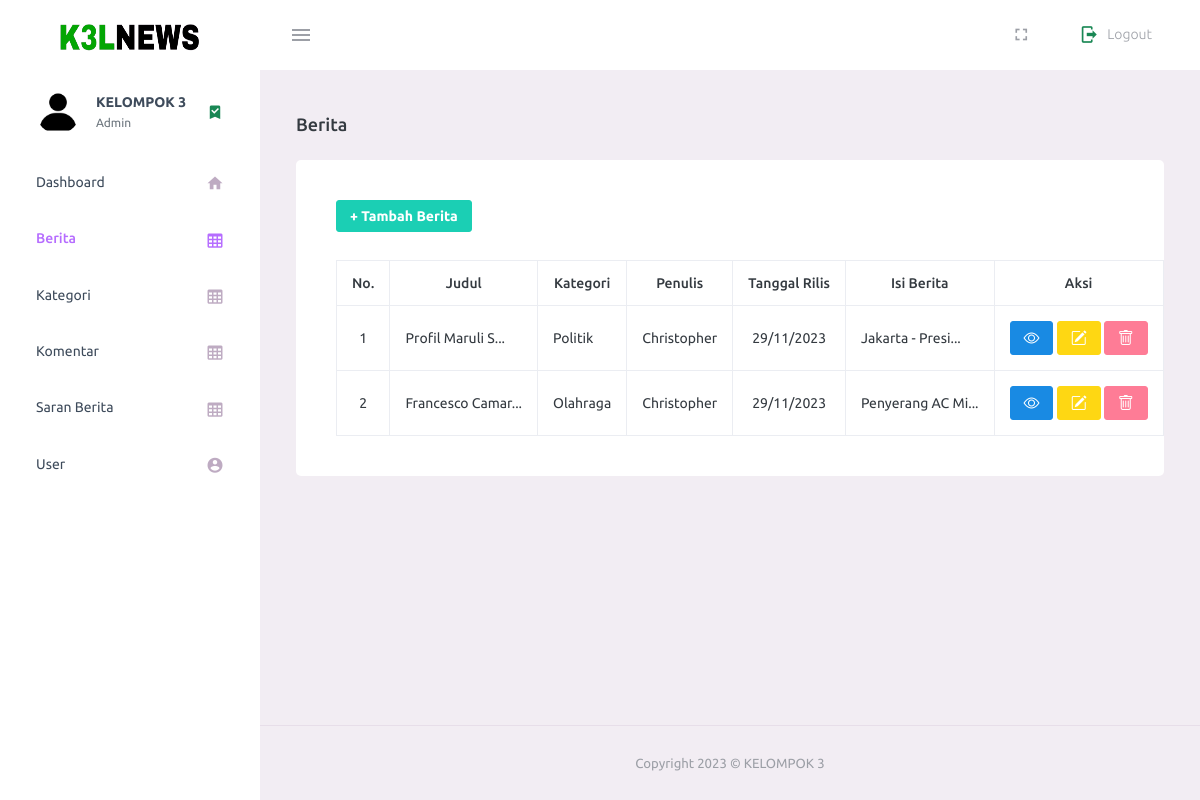
/admin/berita.php (signed in), run on an earlier commit of the app's database.
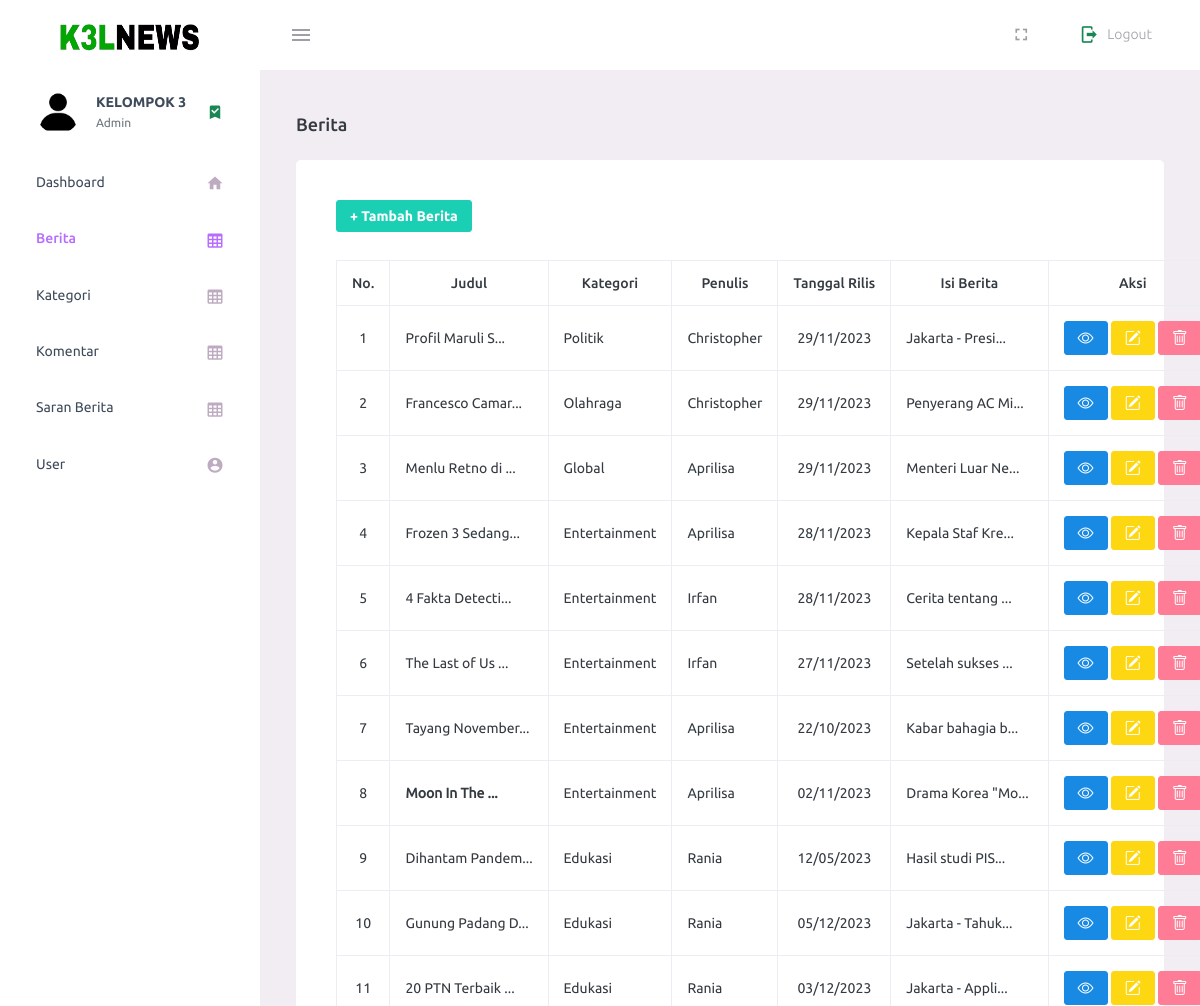
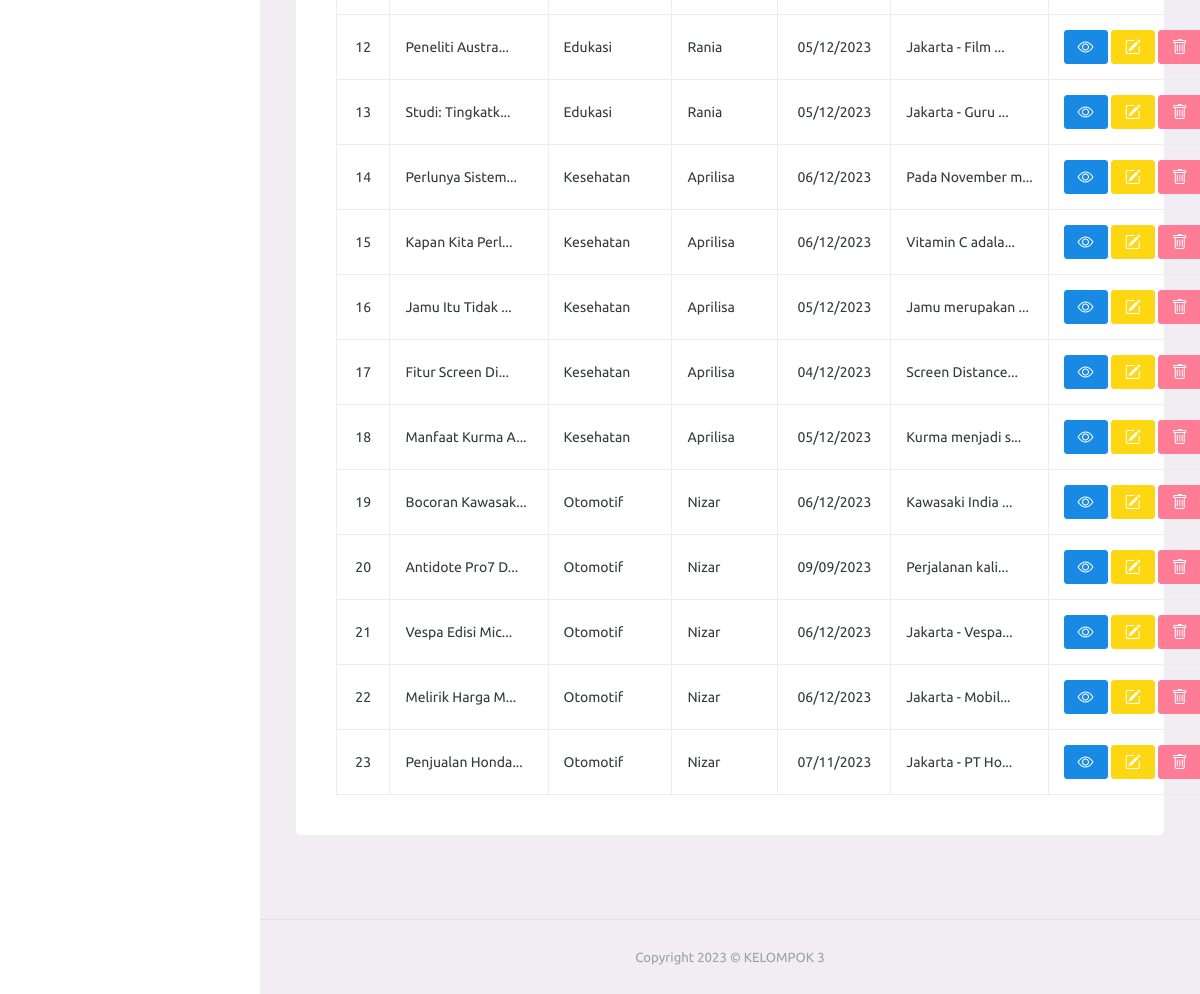
And on a later commit of the database (2 pictures, top to bottom).
### tables this page shows
CREATE TABLE `berita` (
  `id_berita` int(11) NOT NULL,
  `id_kategori` int(11) DEFAULT NULL,
  `judul` varchar(255) DEFAULT NULL,
  `penulis` varchar(30) DEFAULT NULL,
  `isi_berita` text DEFAULT NULL,
  `tgl_rilis` date DEFAULT NULL,
  `gambar` varchar(255) DEFAULT NULL
);

CREATE TABLE `kategori` (
  `id_kategori` int(11) NOT NULL,
  `nama_kategori` varchar(30) NOT NULL
);

### admin/berita.php (the view, shortened to what the changed rows need)
<?php
include_once('../connection.php');
$query = mysqli_query($conn, "SELECT * FROM berita JOIN kategori ON berita.id_kategori=kategori.id_kategori;");
function custom_echo($x, $length)
{
  if (strlen($x) <= $length) {
    echo $x;
  } else {
    $y = substr($x, 0, $length) . '...';
    echo $y;
  }
}
?>
<!DOCTYPE html>
<html lang="en">
<head>
  <link rel="stylesheet" href="assets/vendors/mdi/css/materialdesignicons.min.css">
  <link rel="stylesheet" href="assets/vendors/css/vendor.bundle.base.css">
  <link href="https://cdn.jsdelivr.net/npm/bootstrap@5.3.0-alpha3/dist/css/bootstrap.min.css" rel="stylesheet"
>
  <link rel="stylesheet" href="https://cdn.jsdelivr.net/npm/bootstrap-icons@1.10.5/font/bootstrap-icons.css">
  <link rel="stylesheet" href="https://cdn.datatables.net/1.13.4/css/jquery.dataTables.css" />
  <link rel="stylesheet" href="assets/css/style.css">
</head>
<body>
  <div class="container-scroller">
    <div class="container-fluid page-body-wrapper">
      <div class="main-panel">
        <div class="content-wrapper">
          <div class="row">
            <div class="col-lg-12 grid-margin stretch-card">
              <div class="card">
                <div class="card-body">
                  <table class="table table-bordered" id="myTable">
                    <thead>
                      <tr class="text-center align-middle">
                        <th class="text-center" scope="col">No. </th>
                        <th class="text-center" scope="col">Judul</th>
                        <th class="text-center" scope="col">Kategori</th>
                        <th class="text-center" scope="col">Penulis</th>
                        <th class="text-center" scope="col">Tanggal Rilis</th>
                        <th class="text-center" scope="col">Isi Berita</th>
                        <th class="text-center" scope="col">Aksi</th>
                      </tr>
                    </thead>
                    <tbody>
                      <?php $i = 1; ?>
                      <?php foreach ($query as $data) : ?>
                      <tr>
                        <td class="text-center align-middle" style="width: 8px;"><?= $i; ?></td>
                        <td style="width: 100px;"><?php custom_echo($data["judul"], 15) ?></td>
                        <td><?= $data["nama_kategori"] ?></td>
                        <td><?= $data["penulis"] ?></td>
                        <td class="text-center align-middle" style="width: 10px;"><?= date("d/m/Y", strtotime($data["tgl_rilis"])) ?></td>
                        <td><?php custom_echo($data["isi_berita"], 15) ?></td>
                        <td width="100px" class="text-center align-middle">
                          <a href="detail_berita.php?idBerita=<?= $data["id_berita"]; ?>" class="btn btn-info btn-sm"><i
                              class="bi bi-eye"></i></a>
                          <a href="edit_berita.php?idBerita=<?= $data["id_berita"]; ?>"
                            class="btn btn-warning btn-sm text-white"><i class="bi bi-pencil-square"></i></a>
                          <a href="#" class="btn btn-danger btn-sm"
                            onclick="confirmDelete(<?= $data['id_berita'] ?>)"><i class="bi bi-trash"></i></a>
                        </td>
                      </tr>
                      <?php $i++; ?>
                      <?php endforeach; ?>
                    </tbody>
                  </table>
                </div>
              </div>
            </div>
          </div>
        </div>
      </div>
    </div>
  </div>
</body>
</html>

What changed in the data, as far as the page shows it:
added berita: judul "Menlu Retno di ... Menteri Luar Ne...", id_kategori.nama_kategori "Global", penulis "Aprilisa", tgl_rilis "29/11/2023"
added berita: judul "Frozen 3 Sedang... Kepala Staf Kre...", id_kategori.nama_kategori "Entertainment", penulis "Aprilisa", tgl_rilis "28/11/2023"
added berita: judul "4 Fakta Detecti... Cerita tentang ...", id_kategori.nama_kategori "Entertainment", penulis "Irfan", tgl_rilis "28/11/2023"
added berita: judul "The Last of Us ... Setelah sukses ...", id_kategori.nama_kategori "Entertainment", penulis "Irfan", tgl_rilis "27/11/2023"
added berita: judul "Tayang November... Kabar bahagia b...", id_kategori.nama_kategori "Entertainment", penulis "Aprilisa", tgl_rilis "22/10/2023"
added berita: judul "Moon In The ... Drama Korea \"Mo...", id_kategori.nama_kategori "Entertainment", penulis "Aprilisa", tgl_rilis "02/11/2023"
added berita: judul "Dihantam Pandem... Hasil studi PIS...", id_kategori.nama_kategori "Edukasi", penulis "Rania", tgl_rilis "12/05/2023"
added berita: judul "Gunung Padang D... Jakarta - Tahuk...", id_kategori.nama_kategori "Edukasi", penulis "Rania", tgl_rilis "05/12/2023"
added berita: judul "20 PTN Terbaik ... Jakarta - Appli...", id_kategori.nama_kategori "Edukasi", penulis "Rania", tgl_rilis "03/12/2023"
added berita: judul "Peneliti Austra... Jakarta - Film ...", id_kategori.nama_kategori "Edukasi", penulis "Rania", tgl_rilis "05/12/2023"
added berita: judul "Studi: Tingkatk... Jakarta - Guru ...", id_kategori.nama_kategori "Edukasi", penulis "Rania", tgl_rilis "05/12/2023"
added berita: judul "Perlunya Sistem... Pada November m...", id_kategori.nama_kategori "Kesehatan", penulis "Aprilisa", tgl_rilis "06/12/2023"
added berita: judul "Kapan Kita Perl... Vitamin C adala...", id_kategori.nama_kategori "Kesehatan", penulis "Aprilisa", tgl_rilis "06/12/2023"
added berita: judul "Jamu Itu Tidak ... Jamu merupakan ...", id_kategori.nama_kategori "Kesehatan", penulis "Aprilisa", tgl_rilis "05/12/2023"
added berita: judul "Fitur Screen Di... Screen Distance...", id_kategori.nama_kategori "Kesehatan", penulis "Aprilisa", tgl_rilis "04/12/2023"
added berita: judul "Manfaat Kurma A... Kurma menjadi s...", id_kategori.nama_kategori "Kesehatan", penulis "Aprilisa", tgl_rilis "05/12/2023"
added berita: judul "Bocoran Kawasak... Kawasaki India ...", id_kategori.nama_kategori "Otomotif", penulis "Nizar", tgl_rilis "06/12/2023"
added berita: judul "Antidote Pro7 D... Perjalanan kali...", id_kategori.nama_kategori "Otomotif", penulis "Nizar", tgl_rilis "09/09/2023"
added berita: judul "Vespa Edisi Mic... Jakarta - Vespa...", id_kategori.nama_kategori "Otomotif", penulis "Nizar", tgl_rilis "06/12/2023"
added berita: judul "Melirik Harga M... Jakarta - Mobil...", id_kategori.nama_kategori "Otomotif", penulis "Nizar", tgl_rilis "06/12/2023"
added berita: judul "Penjualan Honda... Jakarta - PT Ho...", id_kategori.nama_kategori "Otomotif", penulis "Nizar", tgl_rilis "07/11/2023"
